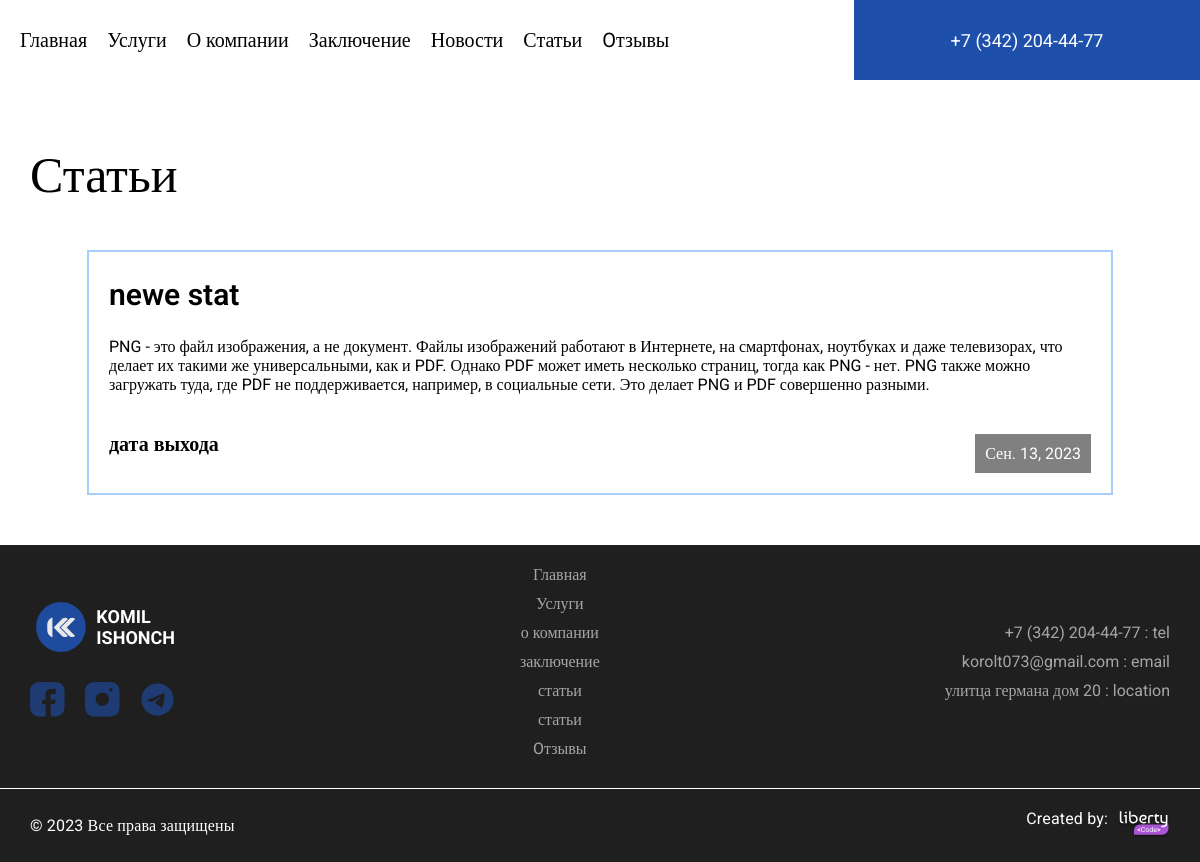
Page /stat on the committed database.
### main/models.py (models this page shows, shortened)
class My_stat(models.Model):
    title = models.CharField('название статьи ', max_length=250)
    full_text = models.TextField('статья')
    data = models.DateField('время выхода статьи')
    class Meta:
        verbose_name = 'статья'
        verbose_name_plural = 'статьи'

### main/views.py (the view)
# urls.py: path('stat', views.stat, name='stat'),
def stat(request):
    arr = My_stat.objects.order_by('-data')
    return render(request, 'main/stat.html', {"arr":arr})

### main/templates/main/stat.html (shortened to what this page needs)
{% extends 'main/layout.html' %}
{% load static %}
{% block style %}
<link rel="stylesheet" href="{% static 'scss/newsStyle.css' %}">
{% endblock %}
{% block content %}
<section class="newsHome">
    <div class="cont">
        <h2 class="textGlav">
            Статьи
        </h2>
        <div class="box">
            {% for item in arr %}
            <div class="block">
                <h3>
                    {{item.title}}
                </h3>
                <p>
                    {{item.full_text}}
                </p>
                <div class="newsText">
                    <h4>дата выхода</h4>
                    <p>{{item.data}}</p>
                </div>
            </div>
            {% endfor %}
        </div>
    </div>
</section>
{% endblock %}

### static/scss/style.css (style rules this page uses)
* { margin: 0; padding: 0; box-sizing: border-box; transition: all 0.3s; }
body { font-family: Roboto; }
.cont { max-width: 1140px; margin: 0 auto; height: 100%; transition: all 0.3s; }
.textGlav { color: #000; font-size: 50px; font-style: normal; font-weight: 500; line-height: 100%; }

### static/scss/newsStyle.css (style rules this page uses)
.newsHome { padding-top: 150px; }
.newsHome .box { margin-top: 50px; display: flex; justify-content: space-between; align-items: center; flex-direction: column; gap: 50px; }
.newsHome .box .block { width: 90%; border: 2px solid #a5cefd; padding: 20px; }
.newsHome .box .block .newsText { display: flex; justify-content: space-between; align-items: center; margin-top: 20px; }
.newsHome .box .block .newsText h4 { font-size: 20px; }
.newsHome .box .block .newsText p { display: block; padding: 10px; background-color: gray; color: #fff; }
.newsHome .box .block h3 { font-size: 30px; font-weight: 600; line-height: 150%; }
.newsHome .box .block p { margin-top: 20px; }

### rows in the picture
My_stat: title "newe stat", full_text "PNG - это файл изображения, а не документ. Файлы изображений работают в Интернете, на смартфонах, ноутбуках и даже телевизорах, что делает их такими же универсальными, как и PDF. Однако PDF может иметь несколько страниц, тогда как PNG - нет. PNG также можно загружать туда, где PDF не поддерживается, например, в социальные сети. Это делает PNG и PDF совершенно разными.", data "Сен. 13, 2023"
